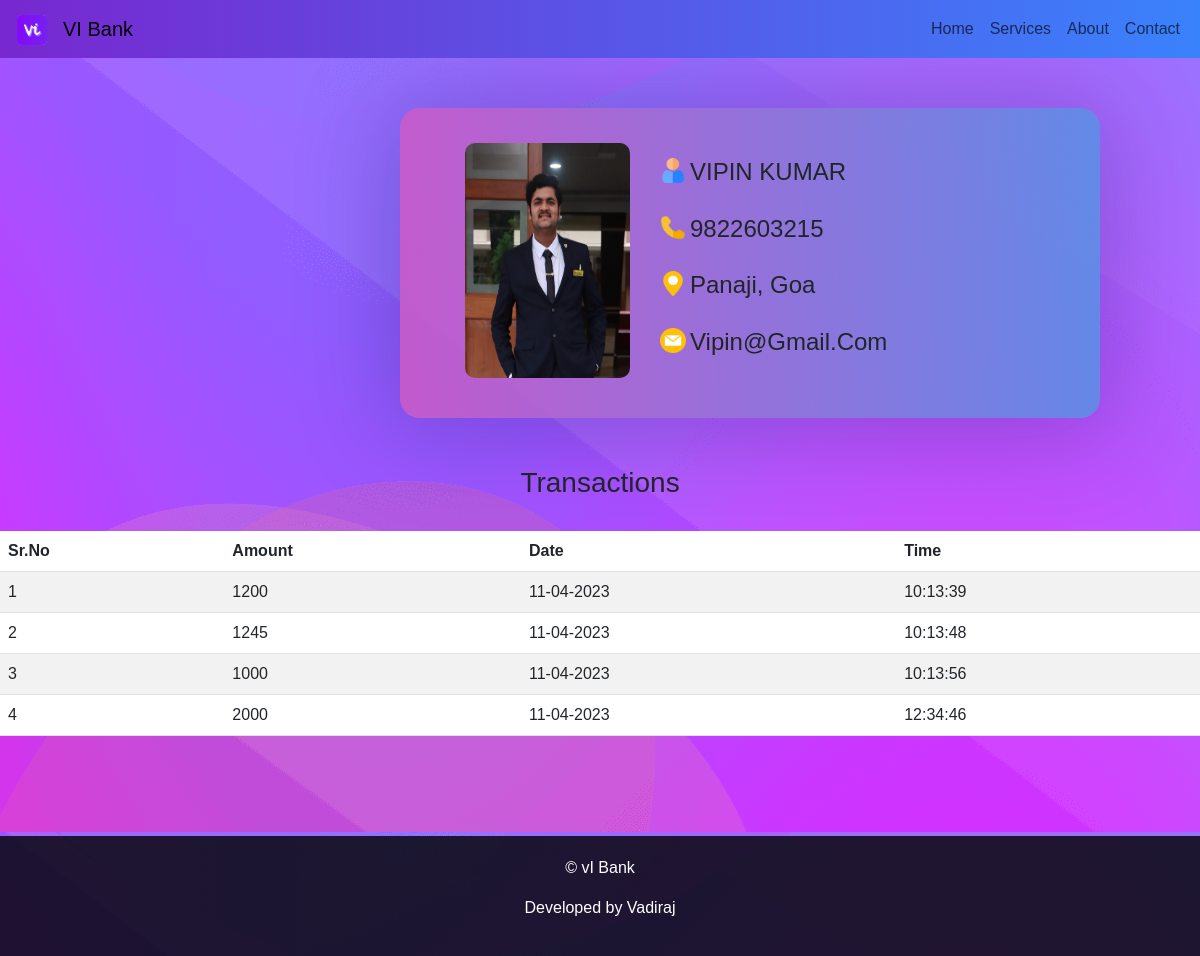
The page /views/customer_detail.php?acno=151106 on the database its author committed.
### tables this page shows
CREATE TABLE `CUSTOMERS` (
  `customer_name` varchar(255) DEFAULT NULL,
  `contact` varchar(255) DEFAULT NULL,
  `address` varchar(255) DEFAULT NULL,
  `balance` float DEFAULT NULL,
  `acno` int(10) NOT NULL,
  `email` varchar(255) DEFAULT NULL
);

CREATE TABLE `TRANSFER` (
  `acc_from` int(11) DEFAULT NULL,
  `acc_to` int(11) DEFAULT NULL,
  `amount` float DEFAULT NULL,
  `time_stamp` time DEFAULT NULL,
  `date_of_trans` varchar(50) DEFAULT NULL
);

### views/customer_detail.php (the view, shortened to what this page needs)
<?php
include('../controllers/common.php');
if (isset($_GET["acno"])) {
    $acno = $_GET["acno"];
}
?>
<!DOCTYPE html>
<html lang="en">
<head>
    <link rel="stylesheet" href="../css/customers.css">
    <link href="https://cdn.jsdelivr.net/npm/bootstrap@5.3.0-alpha2/dist/css/bootstrap.min.css" rel="stylesheet">
</head>
<body>
    <section style="background-image: url('../images/bg.png')">
        <nav class="navbar navbar-expand-lg bg-body-tertiary" style="background: linear-gradient(to right, rgba(106, 17, 203, 0.9), rgba(37, 117, 252, 0.9)); width: auto;">
            <div class="container-fluid">
                <a class="navbar-brand" href="index.php" style="margin-left: 5px;">
                    <img src="../images/logo.png" alt="Bootstrap" width="30" height="30">
                </a>
                <a class="navbar-brand bank-name" href="index.php">VI Bank</a>
                <div class="collapse navbar-collapse" id="navbarSupportedContent">
                    <ul class="navbar-nav ms-auto mb-2 mb-lg-0">
                        <li class="nav-item">
                            <a class="nav-link active-link" aria-current="page" href="../views/index.php">Home</a>
                        </li>
                        <li class="nav-item">
                            <a class="nav-link" href="#container-main-2">Services</a>
                        </li>
                        <li class="nav-item">
                            <a class="nav-link" href="../views/about.php">About</a>
                        </li>
                        <li class="nav-item">
                            <a class="nav-link" href="../views/contact.php">Contact</a>
                        </li>
                    </ul>
                </div>
            </div>
        </nav>
        <?php
        $query = "SELECT * FROM CUSTOMERS WHERE acno=$acno";
        $res = mysqli_query($conn, $query);
        $row = mysqli_fetch_array($res);
        ?>
        <div class="user">
            <div class="detail" id="user-detail">
                <div class="customer-image">
                    <img id="cust-image" src="../images/vi.jpg" alt="Vadiraj Inamdar">
                </div>
                <div class="details">
                    <img id="name-logo" src="../images/name.png" alt="Name-icon">
                    <h4 id="cust-name"><? echo $row['customer_name']; ?></h4>
                    <img id="name-logo" src="../images/phone.png" alt="Name-icon">
                    <h4 id="cust-name"><? echo $row['contact']; ?></h4>
                    <img id="name-logo" src="../images/location.png" alt="Name-icon">
                    <h4 id="cust-name"><? echo $row['address']; ?></h4>
                    <img id="name-logo" src="../images/email.png" alt="Name-icon">
                    <h4 id="cust-name"><? echo $row['email']; ?></h4>
                </div>
            </div>
        </div>
        <br>
        <br>
        <section>
            <h3 id="transactions">Transactions</h3>
            <br>
            <div class="transact">
                <table class="table table-striped">
                    <thead>
                        <tr>
                            <th scope="col">Sr.No</th>
                            <th scope="col">Amount</th>
                            <th scope="col">Date</th>
                            <th scope="col">Time</th>
                        </tr>
                    </thead>
                    <tbody>
                        <?php
                        $fetch_query = "SELECT * FROM TRANSFER where acc_from=$acno";
                        $results = mysqli_query($conn, $fetch_query);
                        $i = 1;
                        while ($row = mysqli_fetch_array($results)) { ?> <tr>
                                <td><?php echo $i ?></td>
                                <td><?php echo $row['amount'] ?></td>
                                <td><?php echo $row['date_of_trans'];?></td>
                                <td><?php echo $row['time_stamp'];
                                    $i++; ?></td>
                            </tr>
                        <?php
                        }
                        ?>
                    </tbody>
                </table>
            </div>
        </section>
    <section class="sec-3">
        <footer>
            <div class="container">
                <p>© vI Bank</p>
                <p>Developed by Vadiraj</p>
            </div>
        </footer>
    </section>
    </section>
</body>
</html>

### css/customers.css (style rules this page uses)
* { font-family:Arial, Helvetica, sans-serif; }
footer { background-color: rgba(0, 2, 2, 0.813); color: white; padding: 20px 0; text-align: center; margin-top: 100px; }
.container { max-width: 960px; margin: 0 auto; }
.detail { margin-top: 50px; display: flex; border-radius: 20px; border-radius: 20px; background: rgba(255, 255, 255, 0.055); box-shadow: 0px 5px 89.61px 13.39px rgba(23, 29, 113, 0.26); width: 700px; align-content: center; margin-left: 400px; padding: 30px; background: linear-gradient(to right, rgba(199, 90, 200, 0.9), rgba(91, 141, 228, 0.9)); }
.customer-image { height: auto; width: auto; text-align: center; margin-left: 30px; padding: 5px; border-radius: 10px; }
#cust-image { height: 235px; width: 165px; border-radius: 10px; }
.details { width: 100%; height: 250px; }
#name-logo { margin-top: 20px; height: 25px; width: 26px; margin-left: 25px; }
#cust-name { margin-top: -25px; margin-left: 55px; text-transform:capitalize; }
#transactions { text-align: center; }

### rows shown on the page
customers: customer_name "VIPIN KUMAR", contact "9822603215", address "Panaji, Goa", email "Vipin@gmail.com"
transfer: amount "1200", date_of_trans "11-04-2023", time_stamp "10:13:39"
transfer: amount "1245", date_of_trans "11-04-2023", time_stamp "10:13:48"
transfer: amount "1000", date_of_trans "11-04-2023", time_stamp "10:13:56"
transfer: amount "2000", date_of_trans "11-04-2023", time_stamp "12:34:46"
